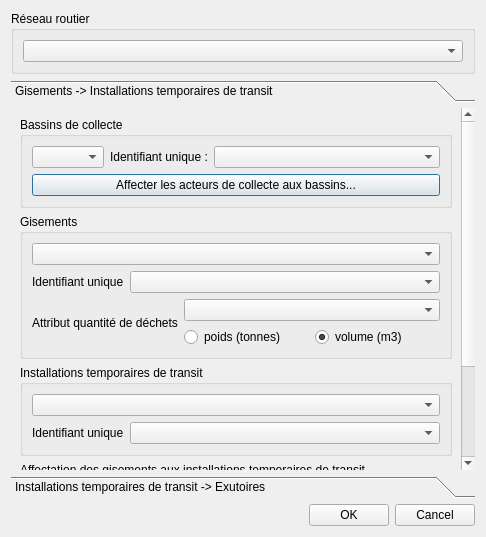
<?xml version="1.0" encoding="UTF-8"?>
<ui version="4.0">
 <class>Dialog</class>
 <widget class="QDialog" name="Dialog">
  <property name="geometry">
   <rect>
    <x>0</x>
    <y>0</y>
    <width>486</width>
    <height>537</height>
   </rect>
  </property>
  <property name="windowTitle">
   <string>Collecte des déchets par bassin</string>
  </property>
  <layout class="QVBoxLayout" name="verticalLayout_17">
   <item>
    <widget class="QGroupBox" name="groupBox_5">
     <property name="title">
      <string>Réseau routier</string>
     </property>
     <layout class="QVBoxLayout" name="verticalLayout_9">
      <item>
       <widget class="QgsMapLayerComboBox" name="mMapLayerComboBox_4"/>
      </item>
     </layout>
    </widget>
   </item>
   <item>
    <widget class="QToolBox" name="toolBox">
     <property name="currentIndex">
      <number>0</number>
     </property>
     <widget class="QWidget" name="page">
      <property name="geometry">
       <rect>
        <x>0</x>
        <y>-86</y>
        <width>451</width>
        <height>463</height>
       </rect>
      </property>
      <attribute name="label">
       <string>Gisements -&gt; Installations temporaires de transit</string>
      </attribute>
      <layout class="QVBoxLayout" name="verticalLayout_8">
       <item>
        <widget class="QGroupBox" name="groupBox">
         <property name="sizePolicy">
          <sizepolicy hsizetype="Expanding" vsizetype="Preferred">
           <horstretch>0</horstretch>
           <verstretch>0</verstretch>
          </sizepolicy>
         </property>
         <property name="title">
          <string>Bassins de collecte</string>
         </property>
         <layout class="QVBoxLayout" name="verticalLayout_2">
          <item>
           <layout class="QHBoxLayout" name="horizontalLayout">
            <item>
             <widget class="QgsMapLayerComboBox" name="mMapLayerComboBox"/>
            </item>
            <item>
             <widget class="QLabel" name="label_2">
              <property name="text">
               <string>Identifiant unique :</string>
              </property>
             </widget>
            </item>
            <item>
             <widget class="QgsFieldComboBox" name="mFieldComboBox">
              <property name="sizePolicy">
               <sizepolicy hsizetype="MinimumExpanding" vsizetype="Fixed">
                <horstretch>0</horstretch>
                <verstretch>0</verstretch>
               </sizepolicy>
              </property>
             </widget>
            </item>
           </layout>
          </item>
          <item>
           <widget class="QPushButton" name="pushButton_4">
            <property name="text">
             <string>Affecter les acteurs de collecte aux bassins...</string>
            </property>
            <property name="default">
             <bool>true</bool>
            </property>
           </widget>
          </item>
         </layout>
        </widget>
       </item>
       <item>
        <widget class="QGroupBox" name="groupBox_2">
         <property name="title">
          <string>Gisements</string>
         </property>
         <layout class="QVBoxLayout" name="verticalLayout_5">
          <item>
           <layout class="QVBoxLayout" name="verticalLayout_3">
            <item>
             <widget class="QgsMapLayerComboBox" name="mMapLayerComboBox_2"/>
            </item>
            <item>
             <layout class="QHBoxLayout" name="horizontalLayout_2">
              <item>
               <widget class="QLabel" name="label_5">
                <property name="text">
                 <string>Identifiant unique</string>
                </property>
               </widget>
              </item>
              <item>
               <widget class="QgsFieldComboBox" name="mFieldComboBox_2">
                <property name="sizePolicy">
                 <sizepolicy hsizetype="MinimumExpanding" vsizetype="Fixed">
                  <horstretch>0</horstretch>
                  <verstretch>0</verstretch>
                 </sizepolicy>
                </property>
               </widget>
              </item>
             </layout>
            </item>
           </layout>
          </item>
          <item>
           <layout class="QHBoxLayout" name="horizontalLayout_3">
            <item>
             <widget class="QLabel" name="label_6">
              <property name="text">
               <string>Attribut quantité de déchets</string>
              </property>
             </widget>
            </item>
            <item>
             <layout class="QVBoxLayout" name="verticalLayout_22">
              <item>
               <widget class="QgsFieldComboBox" name="mFieldComboBox_3">
                <property name="sizePolicy">
                 <sizepolicy hsizetype="MinimumExpanding" vsizetype="Fixed">
                  <horstretch>0</horstretch>
                  <verstretch>0</verstretch>
                 </sizepolicy>
                </property>
               </widget>
              </item>
              <item>
               <layout class="QHBoxLayout" name="horizontalLayout_6">
                <item>
                 <widget class="QRadioButton" name="radioButton_3">
                  <property name="text">
                   <string>poids (tonnes)</string>
                  </property>
                 </widget>
                </item>
                <item>
                 <widget class="QRadioButton" name="radioButton_4">
                  <property name="text">
                   <string>volume (m3)</string>
                  </property>
                  <property name="checked">
                   <bool>true</bool>
                  </property>
                 </widget>
                </item>
               </layout>
              </item>
             </layout>
            </item>
           </layout>
          </item>
         </layout>
        </widget>
       </item>
       <item>
        <widget class="QGroupBox" name="groupBox_4">
         <property name="title">
          <string>Installations temporaires de transit</string>
         </property>
         <layout class="QVBoxLayout" name="verticalLayout_7">
          <item>
           <layout class="QVBoxLayout" name="verticalLayout_6">
            <item>
             <widget class="QgsMapLayerComboBox" name="mMapLayerComboBox_3"/>
            </item>
            <item>
             <layout class="QHBoxLayout" name="horizontalLayout_5">
              <item>
               <widget class="QLabel" name="label">
                <property name="text">
                 <string>Identifiant unique</string>
                </property>
               </widget>
              </item>
              <item>
               <widget class="QgsFieldComboBox" name="mFieldComboBox_4">
                <property name="sizePolicy">
                 <sizepolicy hsizetype="MinimumExpanding" vsizetype="Fixed">
                  <horstretch>0</horstretch>
                  <verstretch>0</verstretch>
                 </sizepolicy>
                </property>
               </widget>
              </item>
             </layout>
            </item>
           </layout>
          </item>
         </layout>
        </widget>
       </item>
       <item>
        <widget class="QGroupBox" name="groupBox_3">
         <property name="sizePolicy">
          <sizepolicy hsizetype="MinimumExpanding" vsizetype="Preferred">
           <horstretch>0</horstretch>
           <verstretch>0</verstretch>
          </sizepolicy>
         </property>
         <property name="title">
          <string>Affectation des gisements aux installations temporaires de transit</string>
         </property>
         <layout class="QVBoxLayout" name="verticalLayout_4">
          <item>
           <layout class="QVBoxLayout" name="verticalLayout">
            <item>
             <widget class="QLabel" name="label_3">
              <property name="text">
               <string>Par défaut, les chemins sont calculés des gisements vers les installations les plus proches situées à l'intérieur du bassin de collecte.</string>
              </property>
              <property name="wordWrap">
               <bool>true</bool>
              </property>
             </widget>
            </item>
            <item>
             <widget class="QPushButton" name="pushButton_2">
              <property name="text">
               <string>Charger une table de correspondance...</string>
              </property>
             </widget>
            </item>
            <item>
             <widget class="QLabel" name="label_4">
              <property name="text">
               <string>&lt;html&gt;&lt;head/&gt;&lt;body&gt;&lt;p&gt;&lt;span style=&quot; font-style:italic;&quot;&gt;Permet de préciser si certains gisements sont déblayés vers des zones de dépôt situées en dehors du bassin.&lt;/span&gt;&lt;/p&gt;&lt;/body&gt;&lt;/html&gt;</string>
              </property>
              <property name="wordWrap">
               <bool>true</bool>
              </property>
             </widget>
            </item>
           </layout>
          </item>
         </layout>
        </widget>
       </item>
      </layout>
     </widget>
     <widget class="QWidget" name="page_2">
      <property name="geometry">
       <rect>
        <x>0</x>
        <y>0</y>
        <width>451</width>
        <height>505</height>
       </rect>
      </property>
      <attribute name="label">
       <string>Installations temporaires de transit -&gt; Exutoires</string>
      </attribute>
      <layout class="QVBoxLayout" name="verticalLayout_10">
       <item>
        <widget class="QGroupBox" name="groupBox_6">
         <property name="title">
          <string>Installations temporaires de transit</string>
         </property>
         <layout class="QVBoxLayout" name="verticalLayout_11">
          <item>
           <layout class="QVBoxLayout" name="verticalLayout_12">
            <item>
             <widget class="QgsMapLayerComboBox" name="mMapLayerComboBox_5"/>
            </item>
            <item>
             <layout class="QHBoxLayout" name="horizontalLayout_8">
              <item>
               <widget class="QLabel" name="label_7">
                <property name="text">
                 <string>Identifiant unique</string>
                </property>
               </widget>
              </item>
              <item>
               <widget class="QgsFieldComboBox" name="mFieldComboBox_5">
                <property name="sizePolicy">
                 <sizepolicy hsizetype="MinimumExpanding" vsizetype="Fixed">
                  <horstretch>0</horstretch>
                  <verstretch>0</verstretch>
                 </sizepolicy>
                </property>
               </widget>
              </item>
             </layout>
            </item>
           </layout>
          </item>
          <item>
           <layout class="QHBoxLayout" name="horizontalLayout_14">
            <item>
             <widget class="QLabel" name="label_17">
              <property name="text">
               <string>Attribut quantité de déchets</string>
              </property>
             </widget>
            </item>
            <item>
             <layout class="QVBoxLayout" name="verticalLayout_24">
              <item>
               <widget class="QgsFieldComboBox" name="mFieldComboBox_10">
                <property name="sizePolicy">
                 <sizepolicy hsizetype="MinimumExpanding" vsizetype="Fixed">
                  <horstretch>0</horstretch>
                  <verstretch>0</verstretch>
                 </sizepolicy>
                </property>
               </widget>
              </item>
              <item>
               <layout class="QHBoxLayout" name="horizontalLayout_15">
                <item>
                 <widget class="QRadioButton" name="radioButton_7">
                  <property name="text">
                   <string>poids (tonnes)</string>
                  </property>
                 </widget>
                </item>
                <item>
                 <widget class="QRadioButton" name="radioButton_8">
                  <property name="text">
                   <string>volume (m3)</string>
                  </property>
                  <property name="checked">
                   <bool>true</bool>
                  </property>
                 </widget>
                </item>
               </layout>
              </item>
             </layout>
            </item>
           </layout>
          </item>
         </layout>
        </widget>
       </item>
       <item>
        <widget class="QGroupBox" name="groupBox_7">
         <property name="title">
          <string>Zones de dépôt final (exutoire)</string>
         </property>
         <layout class="QVBoxLayout" name="verticalLayout_13">
          <item>
           <layout class="QVBoxLayout" name="verticalLayout_14">
            <item>
             <widget class="QgsMapLayerComboBox" name="mMapLayerComboBox_6"/>
            </item>
            <item>
             <layout class="QHBoxLayout" name="horizontalLayout_10">
              <item>
               <widget class="QLabel" name="label_9">
                <property name="text">
                 <string>Identifiant unique</string>
                </property>
               </widget>
              </item>
              <item>
               <widget class="QgsFieldComboBox" name="mFieldComboBox_7">
                <property name="sizePolicy">
                 <sizepolicy hsizetype="MinimumExpanding" vsizetype="Fixed">
                  <horstretch>0</horstretch>
                  <verstretch>0</verstretch>
                 </sizepolicy>
                </property>
               </widget>
              </item>
             </layout>
            </item>
           </layout>
          </item>
         </layout>
        </widget>
       </item>
       <item>
        <widget class="QGroupBox" name="groupBox_8">
         <property name="title">
          <string>Affectation des installations temporaires de transit aux exutoires</string>
         </property>
         <layout class="QVBoxLayout" name="verticalLayout_15">
          <item>
           <layout class="QVBoxLayout" name="verticalLayout_16">
            <item>
             <widget class="QPushButton" name="pushButton_3">
              <property name="text">
               <string>Charger une table de correspondance...</string>
              </property>
             </widget>
            </item>
            <item>
             <widget class="QLabel" name="label_11">
              <property name="text">
               <string>&lt;html&gt;&lt;head/&gt;&lt;body&gt;&lt;p&gt;&lt;span style=&quot; font-style:italic;&quot;&gt;Permet de préciser si certaines zones sont déblayés vers des exutoires qui ne sont pas les plus proches.&lt;/span&gt;&lt;/p&gt;&lt;/body&gt;&lt;/html&gt;</string>
              </property>
              <property name="wordWrap">
               <bool>true</bool>
              </property>
             </widget>
            </item>
           </layout>
          </item>
         </layout>
        </widget>
       </item>
       <item>
        <widget class="QGroupBox" name="groupBox_9">
         <property name="sizePolicy">
          <sizepolicy hsizetype="Expanding" vsizetype="Preferred">
           <horstretch>0</horstretch>
           <verstretch>0</verstretch>
          </sizepolicy>
         </property>
         <property name="title">
          <string>Options de collecte</string>
         </property>
         <layout class="QVBoxLayout" name="verticalLayout_18">
          <item>
           <layout class="QVBoxLayout" name="verticalLayout_19">
            <item>
             <widget class="QLabel" name="label_10">
              <property name="text">
               <string>&lt;html&gt;&lt;head/&gt;&lt;body&gt;&lt;p align=&quot;center&quot;&gt;&lt;span style=&quot; font-weight:600;&quot;&gt;Collecte par bassin ?&lt;/span&gt;&lt;/p&gt;&lt;/body&gt;&lt;/html&gt;</string>
              </property>
             </widget>
            </item>
            <item>
             <layout class="QHBoxLayout" name="horizontalLayout_4">
              <item>
               <layout class="QVBoxLayout" name="verticalLayout_20">
                <item>
                 <widget class="QRadioButton" name="radioButton">
                  <property name="text">
                   <string>Oui</string>
                  </property>
                  <property name="checked">
                   <bool>true</bool>
                  </property>
                 </widget>
                </item>
                <item>
                 <layout class="QFormLayout" name="formLayout">
                  <item row="0" column="0">
                   <widget class="QLabel" name="label_12">
                    <property name="text">
                     <string>Bassins de collecte</string>
                    </property>
                   </widget>
                  </item>
                  <item row="0" column="1">
                   <widget class="QgsMapLayerComboBox" name="mMapLayerComboBox_7"/>
                  </item>
                  <item row="1" column="0">
                   <widget class="QLabel" name="label_13">
                    <property name="text">
                     <string>Identifiant unique :</string>
                    </property>
                   </widget>
                  </item>
                  <item row="1" column="1">
                   <widget class="QgsFieldComboBox" name="mFieldComboBox_8">
                    <property name="sizePolicy">
                     <sizepolicy hsizetype="MinimumExpanding" vsizetype="Fixed">
                      <horstretch>0</horstretch>
                      <verstretch>0</verstretch>
                     </sizepolicy>
                    </property>
                   </widget>
                  </item>
                  <item row="2" column="0" colspan="2">
                   <widget class="QPushButton" name="pushButton_7">
                    <property name="text">
                     <string>Affecter les acteurs de collecte aux bassins...</string>
                    </property>
                    <property name="default">
                     <bool>true</bool>
                    </property>
                   </widget>
                  </item>
                 </layout>
                </item>
               </layout>
              </item>
              <item>
               <widget class="Line" name="line">
                <property name="orientation">
                 <enum>Qt::Vertical</enum>
                </property>
               </widget>
              </item>
              <item>
               <layout class="QVBoxLayout" name="verticalLayout_21">
                <item>
                 <widget class="QRadioButton" name="radioButton_2">
                  <property name="text">
                   <string>Non</string>
                  </property>
                 </widget>
                </item>
                <item>
                 <layout class="QHBoxLayout" name="horizontalLayout_12">
                  <item>
                   <widget class="QLabel" name="label_14">
                    <property name="text">
                     <string>Nombre de camions :</string>
                    </property>
                    <property name="wordWrap">
                     <bool>true</bool>
                    </property>
                   </widget>
                  </item>
                  <item>
                   <widget class="QSpinBox" name="spinBox">
                    <property name="enabled">
                     <bool>true</bool>
                    </property>
                    <property name="value">
                     <number>3</number>
                    </property>
                   </widget>
                  </item>
                 </layout>
                </item>
                <item>
                 <layout class="QHBoxLayout" name="horizontalLayout_13">
                  <item>
                   <widget class="QLabel" name="label_15">
                    <property name="text">
                     <string>&lt;html&gt;&lt;head/&gt;&lt;body&gt;&lt;p&gt;Capacité max. moyenne (m&lt;span style=&quot; vertical-align:super;&quot;&gt;3&lt;/span&gt;) :&lt;/p&gt;&lt;/body&gt;&lt;/html&gt;</string>
                    </property>
                    <property name="wordWrap">
                     <bool>true</bool>
                    </property>
                   </widget>
                  </item>
                  <item>
                   <widget class="QDoubleSpinBox" name="doubleSpinBox">
                    <property name="value">
                     <double>32.000000000000000</double>
                    </property>
                   </widget>
                  </item>
                 </layout>
                </item>
               </layout>
              </item>
             </layout>
            </item>
           </layout>
          </item>
         </layout>
        </widget>
       </item>
      </layout>
     </widget>
    </widget>
   </item>
   <item>
    <widget class="QDialogButtonBox" name="buttonBox">
     <property name="orientation">
      <enum>Qt::Horizontal</enum>
     </property>
     <property name="standardButtons">
      <set>QDialogButtonBox::Cancel|QDialogButtonBox::Ok</set>
     </property>
    </widget>
   </item>
  </layout>
 </widget>
 <customwidgets>
  <customwidget>
   <class>QgsFieldComboBox</class>
   <extends>QComboBox</extends>
   <header>qgsfieldcombobox.h</header>
  </customwidget>
  <customwidget>
   <class>QgsMapLayerComboBox</class>
   <extends>QComboBox</extends>
   <header>qgsmaplayercombobox.h</header>
  </customwidget>
 </customwidgets>
 <resources/>
 <connections>
  <connection>
   <sender>buttonBox</sender>
   <signal>accepted()</signal>
   <receiver>Dialog</receiver>
   <slot>accept()</slot>
   <hints>
    <hint type="sourcelabel">
     <x>248</x>
     <y>254</y>
    </hint>
    <hint type="destinationlabel">
     <x>157</x>
     <y>274</y>
    </hint>
   </hints>
  </connection>
  <connection>
   <sender>buttonBox</sender>
   <signal>rejected()</signal>
   <receiver>Dialog</receiver>
   <slot>reject()</slot>
   <hints>
    <hint type="sourcelabel">
     <x>316</x>
     <y>260</y>
    </hint>
    <hint type="destinationlabel">
     <x>286</x>
     <y>274</y>
    </hint>
   </hints>
  </connection>
 </connections>
</ui>
